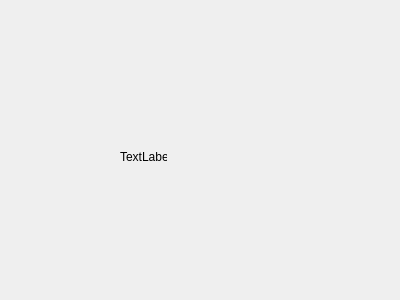
<?xml version="1.0" encoding="UTF-8"?>
<ui version="4.0">
 <class>Form</class>
 <widget class="QWidget" name="Form">
  <property name="geometry">
   <rect>
    <x>0</x>
    <y>0</y>
    <width>400</width>
    <height>300</height>
   </rect>
  </property>
  <property name="windowTitle">
   <string>Form</string>
  </property>
  <widget class="QLabel" name="label">
   <property name="geometry">
    <rect>
     <x>120</x>
     <y>150</y>
     <width>47</width>
     <height>13</height>
    </rect>
   </property>
   <property name="text">
    <string>TextLabel</string>
   </property>
  </widget>
 </widget>
 <resources/>
 <connections/>
</ui>
